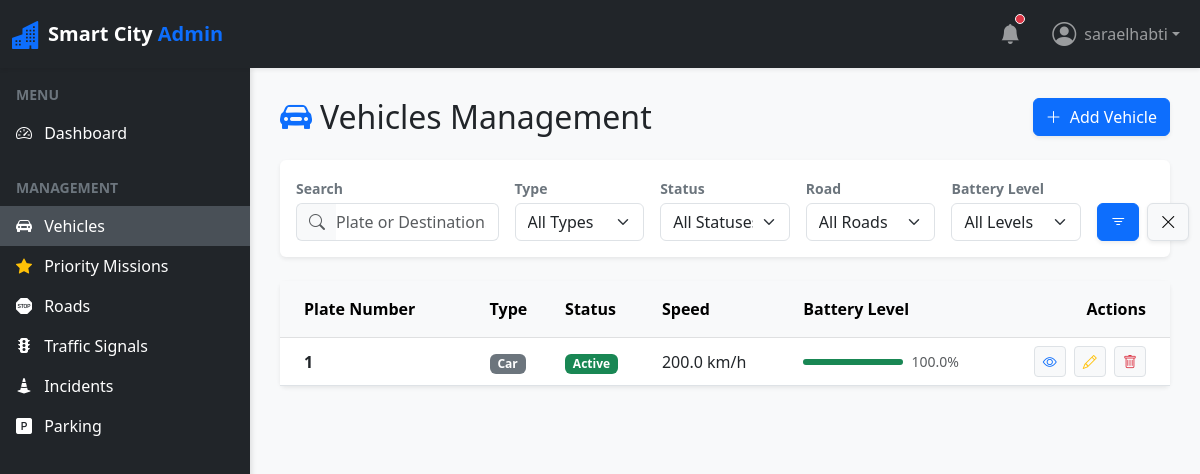
Screenshot of /vehicles/ (signed in) with the database file from the repository.
### vehicles/models.py (models this page shows, shortened)
class Vehicle(models.Model):
    TYPE_CHOICES = [
        ('CAR', 'Car'),
        ('BUS', 'Bus'),
        ('TRUCK', 'Truck'),
        ('MOTORCYCLE', 'Motorcycle'),
        ('EMERGENCY', 'Emergency'),
    ]
    STATUS_CHOICES = [
        ('ACTIVE', 'Active'),
        ('PARKED', 'Parked'),
        ('CHARGING', 'Charging'),
        ('MAINTENANCE', 'Maintenance'),
    ]
    plate_number = models.CharField(max_length=20, unique=True)
    vehicle_type = models.CharField(max_length=20, choices=TYPE_CHOICES)
    speed = models.FloatField(default=0.0, validators=[MinValueValidator(0.0)])
    status = models.CharField(max_length=20, choices=STATUS_CHOICES, default='ACTIVE')
    current_road = models.ForeignKey(Road, on_delete=models.SET_NULL, null=True, blank=True, related_name='vehicles')
    battery_level = models.FloatField(validators=[MinValueValidator(0.0), MaxValueValidator(100.0)], help_text="Battery level percentage")
    destination = models.CharField(max_length=255, blank=True)

### vehicles/views.py (the view, shortened to what this page needs)
# urls.py: path('', VehicleListView.as_view(), name='vehicle-list'),
class VehicleListView(LoginRequiredMixin, ListView):
    model = Vehicle
    template_name = 'vehicles/vehicle_list.html'
    context_object_name = 'vehicles'
    def get_queryset(self):
        queryset = super().get_queryset()
        search_query = self.request.GET.get('search', '')
        vehicle_type = self.request.GET.get('type', '')
        status = self.request.GET.get('status', '')
        road_id = self.request.GET.get('road', '')
        battery_level = self.request.GET.get('battery', '')
        if search_query:
            queryset = queryset.filter(
                Q(plate_number__icontains=search_query) |
                Q(destination__icontains=search_query)
            )
        if vehicle_type:
            queryset = queryset.filter(vehicle_type=vehicle_type)
        if status:
            queryset = queryset.filter(status=status)
        if road_id:
            queryset = queryset.filter(current_road_id=road_id)
        return queryset
    def get_context_data(self, **kwargs):
        context = super().get_context_data(**kwargs)
        context['vehicle_types'] = Vehicle.TYPE_CHOICES
        context['vehicle_statuses'] = Vehicle.STATUS_CHOICES
        context['roads'] = Road.objects.all()
        return context

### vehicles/templates/vehicles/vehicle_list.html (shortened to what this page needs)
{% extends 'base.html' %}
{% block content %}
<div class="row mb-4">
    <div class="col-12 d-flex justify-content-between align-items-center">
        <h2 class="mb-0"><i class="bi bi-car-front-fill text-primary me-2"></i>Vehicles Management</h2>
        <a href="{% url 'vehicle-create' %}" class="btn btn-primary shadow-sm"><i class="bi bi-plus-lg me-1"></i> Add Vehicle</a>
    </div>
</div>
<div class="card border-0 shadow-sm mb-4">
    <div class="card-body">
        <form method="get" class="row g-3">
            <div class="col-md-3">
                <label for="search" class="form-label fw-bold text-secondary small mb-1">Search</label>
                <div class="input-group">
                    <span class="input-group-text bg-light border-end-0"><i class="bi bi-search text-muted"></i></span>
                    <input type="text" class="form-control border-start-0 ps-0" id="search" name="search" placeholder="Plate or Destination..." value="{{ request.GET.search }}">
                </div>
            </div>
            <div class="col-md-2">
                <label for="type" class="form-label fw-bold text-secondary small mb-1">Type</label>
                <select class="form-select" id="type" name="type">
                    <option value="">All Types</option>
                </select>
            </div>
            <div class="col-md-2">
                <label for="status" class="form-label fw-bold text-secondary small mb-1">Status</label>
                <select class="form-select" id="status" name="status">
                    <option value="">All Statuses</option>
                </select>
            </div>
            <div class="col-md-2">
                <label for="road" class="form-label fw-bold text-secondary small mb-1">Road</label>
                <select class="form-select" id="road" name="road">
                    <option value="">All Roads</option>
                </select>
            </div>
            <div class="col-md-2">
                <label for="battery" class="form-label fw-bold text-secondary small mb-1">Battery Level</label>
                <select class="form-select" id="battery" name="battery">
                    <option value="">All Levels</option>
                </select>
            </div>
            <div class="col-md-1 d-flex align-items-end">
                <button type="submit" class="btn btn-primary w-100 shadow-sm" title="Apply Filters"><i class="bi bi-filter"></i></button>
                <a href="{% url 'vehicle-list' %}" class="btn btn-light border ms-2 shadow-sm" title="Clear Filters"><i class="bi bi-x-lg"></i></a>
            </div>
        </form>
    </div>
</div>
<div class="card border-0 shadow-sm">
    <div class="card-body p-0">
        <div class="table-responsive">
            <table class="table table-hover align-middle mb-0">
                <thead class="table-light">
                    <tr>
                        <th class="ps-4 py-3">Plate Number</th>
                        <th class="py-3">Type</th>
                        <th class="py-3">Status</th>
                        <th class="py-3">Speed</th>
                        <th class="py-3">Battery Level</th>
                        <th class="text-end pe-4 py-3">Actions</th>
                    </tr>
                </thead>
                <tbody>
                    {% for vehicle in vehicles %}
                    <tr>
                        <td class="ps-4 fw-bold">{{ vehicle.plate_number }}</td>
                        <td>
                            {% if vehicle.vehicle_type == 'EMERGENCY' %}
                                <span class="badge bg-danger"><i class="bi bi-exclamation-triangle me-1"></i>{{ vehicle.get_vehicle_type_display }}</span>
                            {% elif vehicle.vehicle_type == 'BUS' %}
                                <span class="badge bg-info text-dark"><i class="bi bi-bus-front me-1"></i>{{ vehicle.get_vehicle_type_display }}</span>
                            {% else %}
                                <span class="badge bg-secondary">{{ vehicle.get_vehicle_type_display }}</span>
                            {% endif %}
                        </td>
                        <td>
                            {% if vehicle.status == 'ACTIVE' %}
                                <span class="badge bg-success">Active</span>
                            {% elif vehicle.status == 'PARKED' %}
                                <span class="badge bg-secondary">Parked</span>
                            {% elif vehicle.status == 'CHARGING' %}
                                <span class="badge bg-warning text-dark">Charging</span>
                            {% else %}
                                <span class="badge bg-dark">{{ vehicle.get_status_display }}</span>
                            {% endif %}
                        </td>
                        <td>{{ vehicle.speed }} km/h</td>
                        <td>
                            <div class="d-flex align-items-center">
                                <div class="progress flex-grow-1 me-2" style="height: 6px;">
                                    <div class="progress-bar {% if vehicle.battery_level < 20 %}bg-danger{% elif vehicle.battery_level < 50 %}bg-warning{% else %}bg-success{% endif %}" role="progressbar" style="width: {{ vehicle.battery_level|stringformat:'f' }}%;" aria-valuenow="{{ vehicle.battery_level|stringformat:'f' }}" aria-valuemin="0" aria-valuemax="100"></div>
                                </div>
                                <small class="text-muted" style="min-width: 35px;">{{ vehicle.battery_level }}%</small>
                            </div>
                        </td>
                        <td class="text-end pe-4">
                            <a href="{% url 'vehicle-detail' vehicle.pk %}" class="btn btn-sm btn-light border" title="View"><i class="bi bi-eye text-primary"></i></a>
                            <a href="{% url 'vehicle-update' vehicle.pk %}" class="btn btn-sm btn-light border mx-1" title="Edit"><i class="bi bi-pencil text-warning"></i></a>
                            <a href="{% url 'vehicle-delete' vehicle.pk %}" class="btn btn-sm btn-light border" title="Delete"><i class="bi bi-trash text-danger"></i></a>
                        </td>
                    </tr>
                    {% endfor %}
                </tbody>
            </table>
        </div>
    </div>
</div>
{% endblock %}

### vehicles/templates/base.html (shortened to what this page needs)
<!DOCTYPE html>
<html lang="en">
<head>
    <link href="https://cdn.jsdelivr.net/npm/bootstrap@5.3.0/dist/css/bootstrap.min.css" rel="stylesheet">
    <link href="https://cdn.jsdelivr.net/npm/bootstrap-icons@1.10.5/font/bootstrap-icons.css" rel="stylesheet">
</head>
<body>
    <nav class="navbar navbar-expand-lg navbar-dark bg-dark sticky-top shadow-sm">
        <div class="container-fluid">
            <a class="navbar-brand d-flex align-items-center" href="{% url 'dashboard' %}">
                <i class="bi bi-buildings-fill text-primary me-2 fs-3"></i>
                <span class="fw-bold">Smart City <span class="text-primary">Admin</span></span>
            </a>
            <div class="collapse navbar-collapse" id="navbarSupportedContent">
                <ul class="navbar-nav ms-auto mb-2 mb-lg-0 align-items-center">
                    <li class="nav-item me-3">
                        <a class="nav-link position-relative" href="#">
                            <i class="bi bi-bell-fill fs-5"></i>
                            <span class="position-absolute top-25 start-75 translate-middle p-1 bg-danger border border-light rounded-circle">
                            </span>
                        </a>
                    </li>
                    {% if user.is_authenticated %}
                    <li class="nav-item dropdown">
                        <a class="nav-link dropdown-toggle d-flex align-items-center" href="#" id="navbarDropdown" role="button" data-bs-toggle="dropdown" aria-expanded="false">
                            <i class="bi bi-person-circle fs-4 me-2"></i> {{ user.username }}
                        </a>
                    </li>
                    {% else %}
                    <li class="nav-item">
                        <a class="nav-link d-flex align-items-center" href="{% url 'login' %}">
                            <i class="bi bi-box-arrow-in-right fs-4 me-2"></i> Login
                        </a>
                    </li>
                    {% endif %}
                </ul>
            </div>
        </div>
    </nav>
    <div id="wrapper">
        {% if user.is_authenticated %}
        <div class="bg-dark text-white" id="sidebar">
            <div class="list-group list-group-flush mt-3 pb-4">
                <div class="text-uppercase text-secondary px-3 mb-2 small fw-bold">Menu</div>
                <a href="{% url 'dashboard' %}" class="list-group-item list-group-item-action bg-dark text-white border-0 sidebar-link {% if request.resolver_match.url_name == 'dashboard' %}active{% endif %}">
                    <i class="bi bi-speedometer2 me-2"></i> Dashboard
                </a>
                <div class="text-uppercase text-secondary px-3 mt-4 mb-2 small fw-bold">Management</div>
                <a href="{% url 'vehicle-list' %}" class="list-group-item list-group-item-action bg-dark text-white border-0 sidebar-link {% if request.resolver_match and request.resolver_match.url_name == 'vehicle-list' or request.resolver_match.url_name == 'vehicle-create' or request.resolver_match.url_name == 'vehicle-detail' or request.resolver_match.url_name == 'vehicle-update' or request.resolver_match.url_name == 'vehicle-delete' %}active{% endif %}">
                    <i class="bi bi-car-front-fill me-2"></i> Vehicles
                </a>
                <a href="{% url 'priority-list' %}" class="list-group-item list-group-item-action bg-dark text-white border-0 sidebar-link ">
                    <i class="bi bi-star-fill text-warning me-2"></i> Priority Missions
                </a>
                <a href="{% url 'road-list' %}" class="list-group-item list-group-item-action bg-dark text-white border-0 sidebar-link ">
                    <i class="bi bi-sign-stop-fill me-2"></i> Roads
                </a>
                <a href="{% url 'signal-list' %}" class="list-group-item list-group-item-action bg-dark text-white border-0 sidebar-link ">
                    <i class="bi bi-stoplights-fill me-2"></i> Traffic Signals
                </a>
                <a href="{% url 'incident-list' %}" class="list-group-item list-group-item-action bg-dark text-white border-0 sidebar-link ">
                    <i class="bi bi-cone-striped me-2"></i> Incidents
                </a>
                <a href="{% url 'parking-list' %}" class="list-group-item list-group-item-action bg-dark text-white border-0 sidebar-link ">
                    <i class="bi bi-p-square-fill me-2"></i> Parking
                </a>
            </div>
        </div>
        {% endif %}
        <div id="page-content-wrapper">
            <div class="container-fluid px-0">
                {% block content %}{% endblock %}
            </div>
        </div>
    </div>
</body>
</html>

### vehicles/templates/base.html (style rules this page uses)
body { min-height: 100vh; display: flex; flex-direction: column; overflow-x: hidden; background-color: #f8f9fa; }
#wrapper { display: flex; flex: 1; }
#sidebar { min-width: 250px; max-width: 250px; min-height: calc(100vh - 56px); transition: all 0.3s; box-shadow: 2px 0 5px rgba(0,0,0,0.1); }
.sidebar-link { transition: all 0.2s; }
.sidebar-link:hover, .sidebar-link.active { background-color: #495057 !important; border-left: 4px solid #0d6efd; }
#page-content-wrapper { flex: 1; padding: 30px; width: 100%; }

### rows the page displays
Vehicle: plate_number "1", vehicle_type "Car", status "Active", speed "200.0", battery_level "100.0"

### other values shown
{{ user.username }} "saraelhabti"
